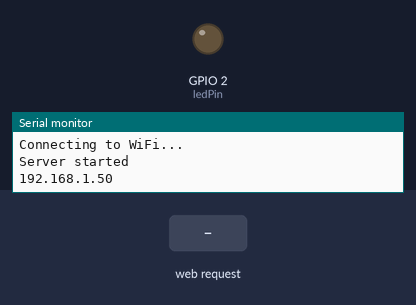
Bench run of a sketch on a simulated ESP32-S3. Shown: output pins drawn as LEDs (lit = HIGH), the last lines printed to the serial monitor. The inputs (shaded band) are chosen by the test bench. WiFi joins after 1.5 s; servers stay silent unless stated.

Above: at 3.2 s.
3.3 s: HTTP request GET /ON received
At 4.0 s:
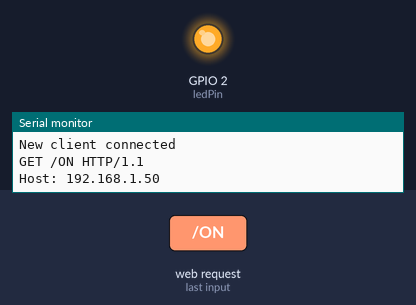
4.8 s: HTTP request GET /OFF received
At 5.1 s:
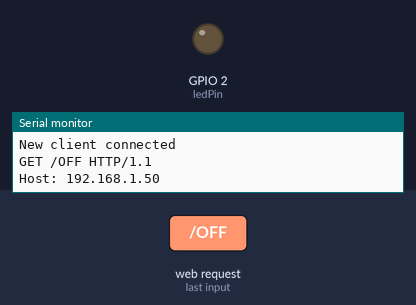
Timing chart, 0 to 7.8 s (numbered marks = the images above; inputs shaded):
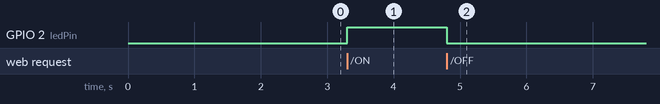

The sketch:

F-2_esp32-s3_wifi.ino
```cpp
#include <WiFi.h>
WiFiServer server(80);

const int ledPin = 2; // Define the pin connected to the LED

void setup() {
  Serial.begin(115200);
  pinMode(ledPin, OUTPUT);

  // Connect to Wi-Fi
  WiFi.begin("YourNetworkName", "YourNetworkPassword");

  while (WiFi.status() != WL_CONNECTED) {
    delay(1000);
    Serial.println("Connecting to WiFi...");
  }

  // Start the server
  server.begin();
  Serial.println("Server started");

  Serial.println(WiFi.localIP()); // Print the local IP address
}

void loop() {
  WiFiClient client = server.available(); // Check for a new client connection

  if (client) {
    Serial.println("New client connected");
    while (client.connected()) {
      if (client.available()) {
        String request = client.readStringUntil('\r'); // Read the client's request
        Serial.println(request);

        if (request.indexOf("ON") != -1) {
          digitalWrite(ledPin, HIGH); // Turn on the LED
        } else if (request.indexOf("OFF") != -1) {
          digitalWrite(ledPin, LOW); // Turn off the LED
        }

        client.flush(); // Clear the client buffer
      }
    }
    client.stop(); // Close the connection
    Serial.println("Client disconnected");
  }
}
```

Measured:
- after the input at 3.3 s, GPIO 2 (ledPin): LOW → HIGH at once
- after the input at 4.8 s, GPIO 2 (ledPin): HIGH → LOW at once
